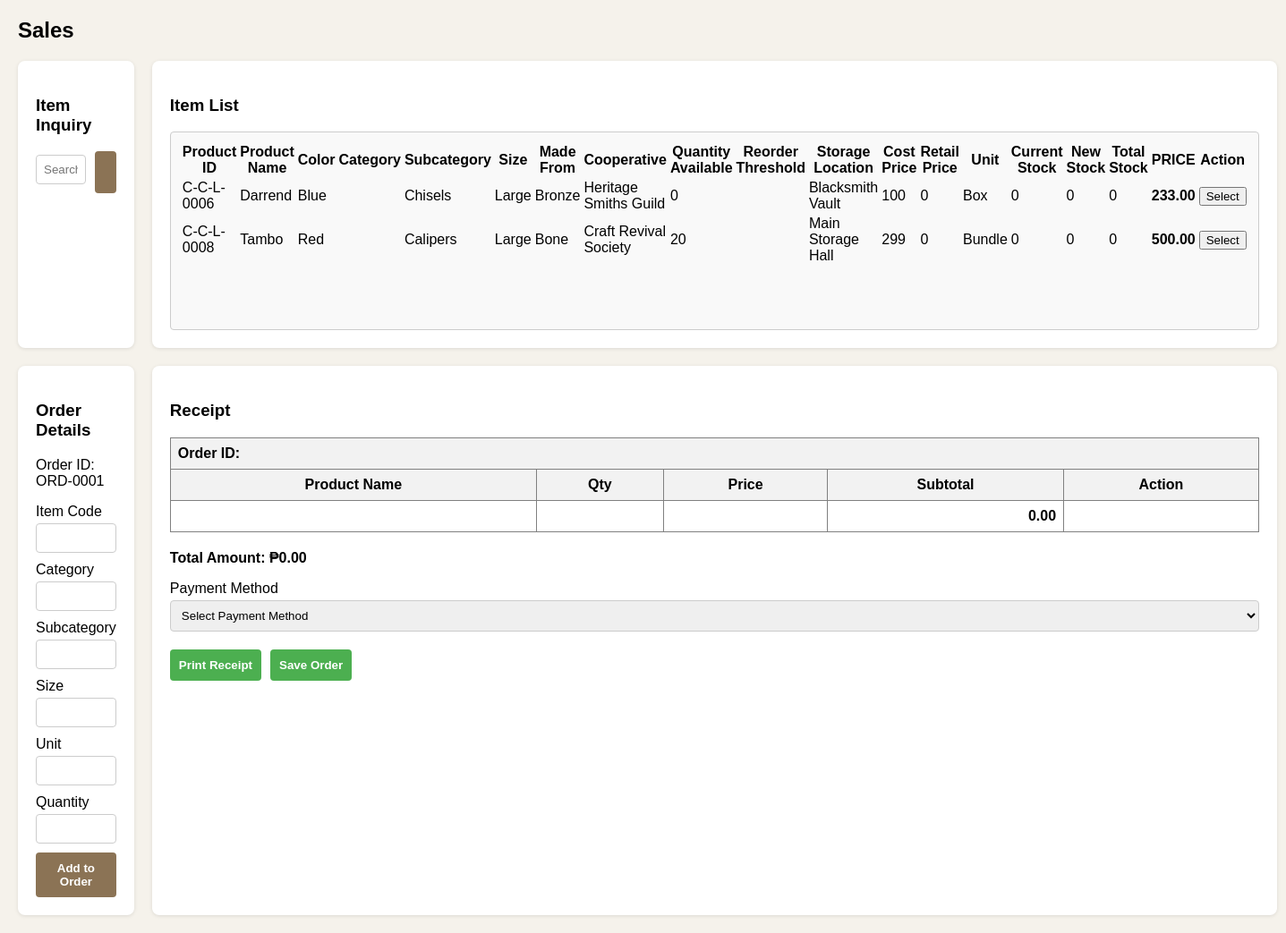
The page /pages/sales.php (signed in) on the database as committed earlier.
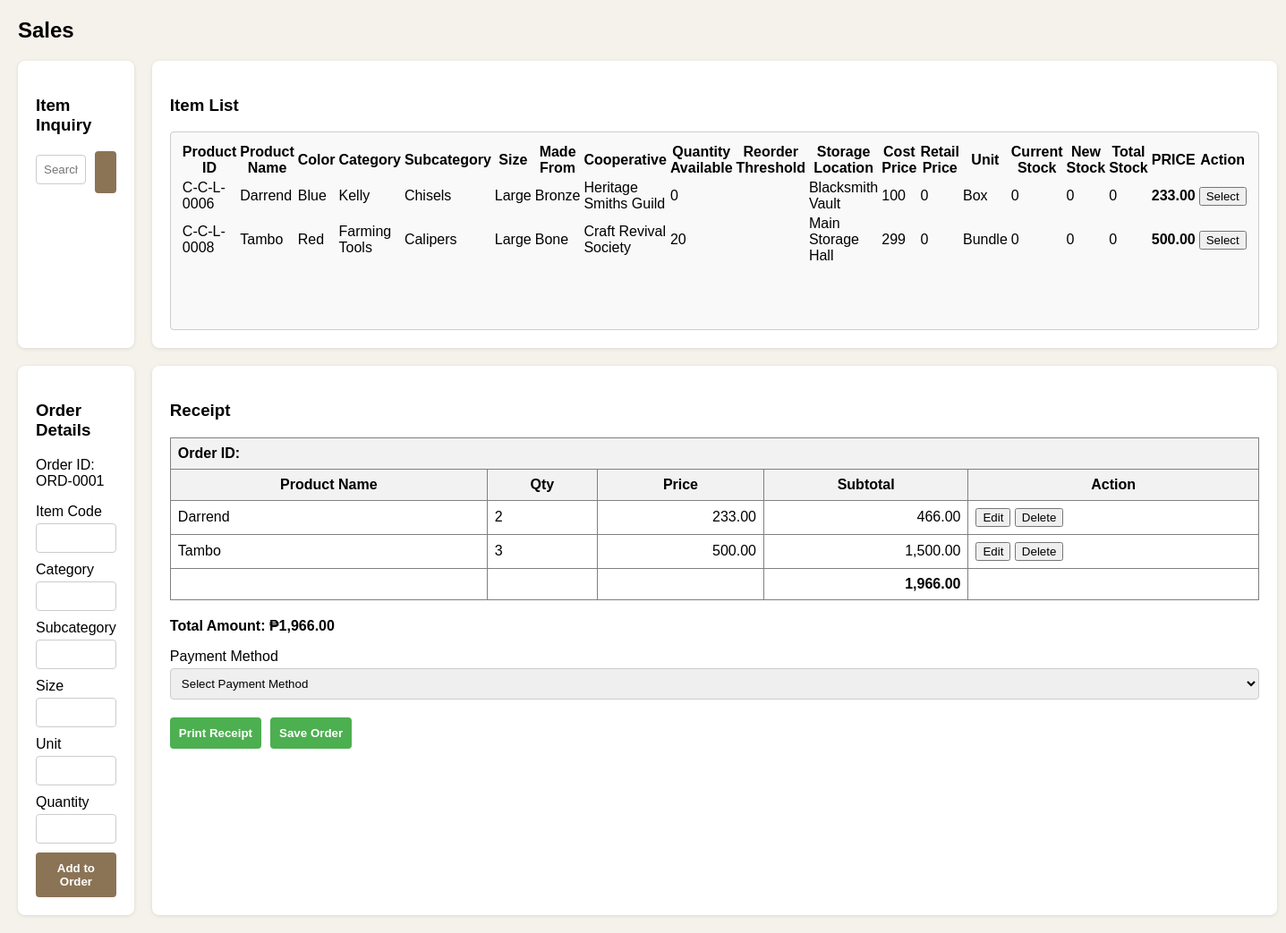
The same page on the database as committed later.
### tables this page shows
CREATE TABLE `tblinventory` (
  `inventory_id` int(11) NOT NULL AUTO_INCREMENT,
  `product_id` varchar(128) DEFAULT '',
  `product_name` varchar(128) DEFAULT '',
  `color` varchar(128) DEFAULT '',
  `categoryid` int(11) DEFAULT 0,
  `subcategoryid` int(11) DEFAULT 0,
  `sizesid` int(11) DEFAULT 0,
  `madefromid` int(11) DEFAULT 0,
  `cooperativeid` int(11) DEFAULT 0,
  `qty_available` double DEFAULT 0,
  `reorder_threshold` varchar(128) DEFAULT '',
  `storageid` int(11) DEFAULT 0,
  `cost_price` double DEFAULT 0,
  `retail_price` double DEFAULT 0,
  `unitid` int(11) DEFAULT 0,
  `created_at` timestamp NOT NULL DEFAULT current_timestamp(),
  `current_stock` double DEFAULT 0,
  `current_stock_date` datetime DEFAULT NULL,
  `new_stock` double DEFAULT 0,
  `new_stock_date` datetime DEFAULT NULL,
  `total_stock` double DEFAULT 0,
  PRIMARY KEY (`inventory_id`)
);

CREATE TABLE `tblsubcategory` (
  `subcategoryid` int(11) NOT NULL AUTO_INCREMENT,
  `subcategory` varchar(128) DEFAULT '',
  `is_archived` varchar(128) DEFAULT 'No',
  PRIMARY KEY (`subcategoryid`)
);

CREATE TABLE `tblsizes` (
  `sizesid` int(11) NOT NULL AUTO_INCREMENT,
  `size` varchar(128) DEFAULT '',
  `is_archived` varchar(128) DEFAULT 'No',
  PRIMARY KEY (`sizesid`)
);

CREATE TABLE `tblmadefrom` (
  `madefromid` int(11) NOT NULL AUTO_INCREMENT,
  `madefrom` varchar(128) DEFAULT '',
  `is_archived` varchar(128) DEFAULT 'No',
  PRIMARY KEY (`madefromid`)
);

CREATE TABLE `tblcooperative` (
  `cooperativeid` int(11) NOT NULL AUTO_INCREMENT,
  `cooperative` varchar(128) DEFAULT '',
  `is_archived` varchar(128) DEFAULT 'No',
  PRIMARY KEY (`cooperativeid`)
);

CREATE TABLE `tblstorage` (
  `storageid` int(11) NOT NULL AUTO_INCREMENT,
  `storage` varchar(128) DEFAULT '',
  `is_archived` varchar(128) DEFAULT 'No',
  PRIMARY KEY (`storageid`)
);

CREATE TABLE `tblunit` (
  `unitid` int(11) NOT NULL AUTO_INCREMENT,
  `unit` varchar(128) DEFAULT '',
  `is_archived` varchar(128) DEFAULT 'No',
  PRIMARY KEY (`unitid`)
);

CREATE TABLE `tblcategory` (
  `categoryid` int(11) NOT NULL AUTO_INCREMENT,
  `category` varchar(128) DEFAULT '',
  `is_archived` varchar(128) DEFAULT 'No',
  PRIMARY KEY (`categoryid`)
);

CREATE TABLE `tmp_order7` (
  `id` int(11) NOT NULL AUTO_INCREMENT,
  `inventory_id` double DEFAULT 0,
  `qty` double DEFAULT 0,
  `puhunan` double DEFAULT 0,
  `price` double DEFAULT 0,
  `order_id` varchar(128) DEFAULT '',
  PRIMARY KEY (`id`)
);

### includes/function.php (called while the page is built, shortened)
<?php
function GetValue($sql_query)
{
    global $db_connection;
    $result = mysqli_query($db_connection, $sql_query);
    $row = mysqli_fetch_array($result);
    return $row[0];
}

### pages/sales_search.php (the view, shortened to what this page needs)
<?php include('../includes/init.php'); is_blocked(); ?>
<table>
    <tr>
        <th>Product ID</th>
        <th>Product Name</th>
        <th>Color</th>
        <th>Category</th>
        <th>Subcategory</th>
        <th>Size</th>
        <th>Made From</th>
        <th>Cooperative</th>
        <th>Quantity Available</th>
        <th>Reorder Threshold</th>
        <th>Storage Location</th>
        <th>Cost Price</th>
        <th>Retail Price</th>
        <th>Unit</th>
        <th>Current Stock</th>
        <th>New Stock</th>
        <th>Total Stock</th>
        <th><b>PRICE</b></th>
        <th>Action</th>
    </tr>
    <?php
    $query = "
        SELECT
            i.product_id,
            i.product_name,
            i.color,
            c.category,
            sc.subcategory,
            s.size,
            mf.madefrom,
            coop.cooperative,
            i.qty_available,
            i.reorder_threshold,
            st.storage,
            i.cost_price,
            i.retail_price,
            u.unit,
            i.current_stock,
            i.new_stock,
            i.total_stock,
            i.inventory_id,
            ip.price AS effective_price
        FROM tblinventory i
        LEFT JOIN tblcategory c ON i.categoryid = c.categoryid
        LEFT JOIN tblsubcategory sc ON i.subcategoryid = sc.subcategoryid
        LEFT JOIN tblsizes s ON i.sizesid = s.sizesid
        LEFT JOIN tblmadefrom mf ON i.madefromid = mf.madefromid
        LEFT JOIN tblcooperative coop ON i.cooperativeid = coop.cooperativeid
        LEFT JOIN tblstorage st ON i.storageid = st.storageid
        LEFT JOIN tblunit u ON i.unitid = u.unitid
        LEFT JOIN tblinventory_prices ip
            ON ip.inventory_id = i.inventory_id
            AND CURDATE() >= ip.effective_date
            AND (ip.effective_date_to IS NULL OR CURDATE() <= ip.effective_date_to)
        WHERE ip.price_id = (
            SELECT MAX(price_id)
            FROM tblinventory_prices
            WHERE inventory_id = i.inventory_id
              AND CURDATE() >= effective_date
              AND (effective_date_to IS NULL OR CURDATE() <= effective_date_to)
        )
    ";
    $query .= " ORDER BY i.product_name ASC LIMIT 0,2";
    $result = mysqli_query($db_connection, $query);
    while ($row = mysqli_fetch_assoc($result)) {
        echo "<tr>
            <td>" . htmlspecialchars($row['product_id']) . "</td>
            <td>" . htmlspecialchars($row['product_name']) . "</td>
            <td>" . htmlspecialchars($row['color']) . "</td>
            <td>" . htmlspecialchars($row['category']) . "</td>
            <td>" . htmlspecialchars($row['subcategory']) . "</td>
            <td>" . htmlspecialchars($row['size']) . "</td>
            <td>" . htmlspecialchars($row['madefrom']) . "</td>
            <td>" . htmlspecialchars($row['cooperative']) . "</td>
            <td>" . htmlspecialchars($row['qty_available']) . "</td>
            <td>" . htmlspecialchars($row['reorder_threshold']) . "</td>
            <td>" . htmlspecialchars($row['storage']) . "</td>
            <td>" . htmlspecialchars($row['cost_price']) . "</td>
            <td>" . htmlspecialchars($row['retail_price']) . "</td>
            <td>" . htmlspecialchars($row['unit']) . "</td>
            <td>" . htmlspecialchars($row['current_stock']) . "</td>
            <td>" . htmlspecialchars($row['new_stock']) . "</td>
            <td>" . htmlspecialchars($row['total_stock']) . "</td>
            <td><b>" . number_format($row['effective_price'], 2) . "</b></td>
            <td>
            <button onclick=\"ajax_fn('pages/sales_add_to_cart.php?effective_price=" . urlencode($row['effective_price']) . "&inventory_id=" . urlencode($row['inventory_id']) . "', 'tmp_tmp');\">
                Select
            </button>
        </td> </tr>";
    }
    ?>
</table>

### pages/sales.php (shortened to what this page needs)
<?php include('../includes/init.php'); is_blocked(); ?>
<?php
$str = "CREATE TABLE " . $_SESSION['tmp_order'] . " (
	`id` int(11) NOT NULL AUTO_INCREMENT,
	`inventory_id` double DEFAULT 0,
	`qty` double DEFAULT 0,
	`puhunan` double DEFAULT 0,
	`price` double DEFAULT 0,
	`order_id` VARCHAR(128) DEFAULT '',
	primary key(`id`) )
ENGINE=InnoDB DEFAULT CHARSET=latin1;";
mysqli_query($db_connection, $str) or die(mysqli_error($db_connection));
?>
<h2>Sales</h2>
<div class="sales-grid">
    <div class="card">
        <h3>Item Inquiry</h3>
        <div class="search-bar">
            <input type="text" id="str" onkeyup="ajax_fn('pages/sales_search.php?str='+document.getElementById('str').value,'inventoryView');" placeholder="Search items..." />
            <button onclick="ajax_fn('pages/sales_search.php?str='+document.getElementById('str').value,'inventoryView');" class="search-icon"><i class="fas fa-search"></i></button>
        </div>
    </div>
    <div class="card">
        <h3>Item List</h3>
        <div class="inventory-box" id="inventoryView"><?php include('sales_search.php'); ?></div>
    </div>
    <div class="card" id="tmp_tmp">
        <h3>Order Details</h3>
        <p>Order ID: <span id="currentOrderId">ORD-0001</span></p>
        <div class="form-group">
            <label>Item Code</label>
            <input type="text" id="salesItemCode" readonly />
            <label>Category</label>
            <input type="text" id="salesItemCode" readonly />
            <label>Subcategory</label>
            <input type="text" id="salesItemCode" readonly />
            <label>Size</label>
            <input type="text" id="salesItemCode" readonly />
            <label>Unit</label>
            <input type="text" id="salesItemCode" readonly />
            <label>Quantity</label>
            <input type="number" id="salesQuantity" />
            <button class="btn brown" onclick="addToOrder()">Add to Order</button>
        </div>
    </div>
    <div class="card">
        <h3>Receipt</h3>
        <div id="orderItems">
            <?php include('sales_order_it.php'); ?>
        </div>
    </div>
</div>

### pages/sales_order_it.php (shortened to what this page needs)
<?php include('../includes/init.php'); is_blocked(); ?>
<?php
$table = mysqli_real_escape_string($db_connection, $_SESSION['tmp_order']);
$order_id = isset($_POST['order_id']) ? $_POST['order_id'] : '';
echo '
<table border="1" cellpadding="8" cellspacing="0" style="width: 100%; border-collapse: collapse; margin-bottom: 20px;">
    <thead style="background-color: #f2f2f2;">
        <tr>
            <th colspan="5" style="text-align: left;">Order ID: ' . htmlspecialchars($order_id) . '</th>
        </tr>
        <tr>
            <th>Product Name</th>
            <th>Qty</th>
            <th>Price</th>
            <th>Subtotal</th>
            <th>Action</th>
        </tr>
    </thead>
    <tbody>';
$rs = mysqli_query($db_connection, "SELECT * FROM `$table`");
$tot = 0;
while ($rw = mysqli_fetch_array($rs)) {
    $pname = GetValue('SELECT product_name FROM tblinventory WHERE inventory_id=' . $rw['inventory_id']);
    $sub = $rw['qty'] * $rw['price'];
    $tot += $sub;
    echo '<tr>
            <td>' . htmlspecialchars($pname) . '</td>
            <td><span id="tmp_p' . $rw['id'] . '">' . htmlspecialchars($rw['qty']) . '</span></td>
            <td style="text-align:right;">' . number_format((float)$rw['price'], 2) . '</td>
            <td   style="text-align:right;">' . number_format((float)$sub, 2) . '</td>
            <td>
             <button onclick="ajax_fn(\'pages/sales_order_it_edit?qty=' . $rw['qty'] . '&id=' . $rw['id'] . '\', \'tmp_p'.$rw['id'].'\');">Edit</button>
            <button onclick="ajax_fn(\'pages/sales_order_it.php?del&id=' . $rw['id'] . '\',\'orderItems\');">Delete</button></td>
        </tr>';
}
echo '
        <tr>
        <td></td>
        <td></td>
        <td></td>
        <td   style="text-align:right;"><b>' . number_format((float)$tot, 2) . '</b></td>
        <td></td>
        </tr>
        ';
echo '</tbody>
</table>';
?>
<div class="receipt-summary">
    <p><strong>Total Amount: ₱<span id="totalAmount"><?php echo number_format((float)$tot, 2); ?></span></strong></p>
    <label>Payment Method</label>
    <select id="payment_method">
        <option value="">Select Payment Method</option>
    </select>
    <div class="button-group">
        <button class="btn green" onclick="openCustom('pages/sales_receipt',700,700)">Print Receipt</button>
        <button class="btn green" onclick="saveOrder()">Save Order</button>
    </div>
</div>

### pages/sales.php (style rules this page uses)
.sales-grid { display: grid; grid-template-columns: 1fr 1fr; gap: 20px; }
.card { background: #fff; padding: 20px; border-radius: 8px; box-shadow: 0 1px 4px rgba(0, 0, 0, 0.1); }
input, select { width: 100%; padding: 8px; margin-top: 4px; margin-bottom: 10px; border: 1px solid #ccc; border-radius: 4px; }
.form-group { display: flex; flex-direction: column; }
.inventory-box { border: 1px solid #ccc; height: 200px; overflow-y: auto; background: #f9f9f9; padding: 10px; border-radius: 4px; }
.btn { padding: 10px; border: none; border-radius: 4px; font-weight: bold; cursor: pointer; }
.btn.green { background-color: #4CAF50; color: white; }
.btn.brown { background-color: #8b7355; color: white; }
.button-group { display: flex; gap: 10px; margin-top: 10px; }
.search-bar { display: flex; gap: 10px; }
.search-bar input { flex: 1; }
.search-icon { background-color: #8b7355; color: white; border: none; padding: 8px 12px; border-radius: 4px; cursor: pointer; }

Rows that differ between the two databases and show on the page:
changed tblinventory "Darrend": categoryid.category (not shown) → "Kelly"
changed tblinventory "Tambo": categoryid.category (not shown) → "Farming Tools"
added tmp_order7: inventory.product_name "Darrend", qty "2", price "233.00", sub "466.00"
added tmp_order7: inventory.product_name "Tambo", qty "3", price "500.00", sub "1,500.00"
Other text that changed with them:
$tot: "0.00" → "1,966.00"
